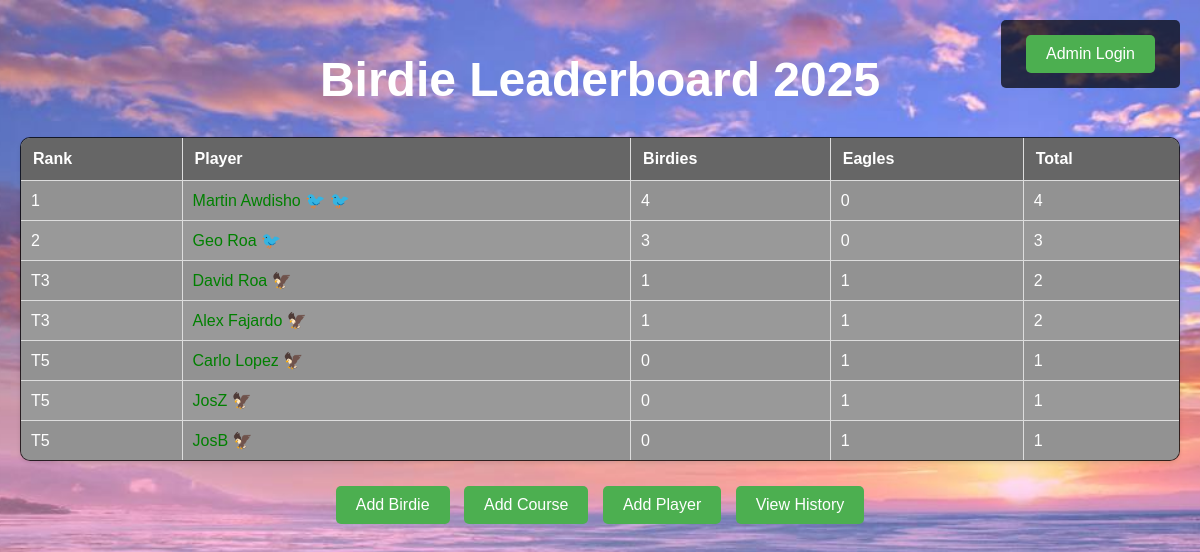
The app's page /leaderboard with its own data.
### models.py (models this page shows, shortened)
class Player(db.Model):
    id = db.Column(db.Integer, primary_key=True)
    name = db.Column(db.String(100), nullable=False)
    has_trophy = db.Column(db.Boolean, default=False)
    permanent_emojis = db.Column(db.String(100), default='')
    birdies = db.relationship('Birdie', backref='player', lazy=True)

### routes.py (the view)
@bp.route("/leaderboard")
def leaderboard():
    current_year = datetime.now().year
    players = Player.query.all()
    player_scores = []
    for player in players:
        birdie_count = Birdie.query.filter_by(
            player_id=player.id,
            year=current_year,
            is_eagle=False
        ).count()
        eagle_count = Birdie.query.filter_by(
            player_id=player.id,
            year=current_year,
            is_eagle=True
        ).count()
        has_trophy = HistoricalTotal.query.filter_by(
            player_id=player.id,
            year=current_year,
            has_trophy=1
        ).first() is not None
        total = birdie_count + eagle_count
        player.birdie_count = birdie_count
        player.eagle_count = eagle_count
        player.total = total
        player.has_trophy = has_trophy  # Add trophy status
        if birdie_count >= 2:
            player.emojis = "🐦" * 2
        elif birdie_count == 1:
            player.emojis = "🐦"
        else:
            player.emojis = ""
        if eagle_count > 0:
            player.emojis += "🦅" * eagle_count
        if has_trophy:
            player.emojis = "🏆" + player.emojis
        player_scores.append(player)
    player_scores.sort(key=lambda x: x.total, reverse=True)
    current_rank = 1
    prev_total = None
    players_at_rank = 0
    for i, player in enumerate(player_scores):
        if i == 0:
            if len(player_scores) > 1 and player.total == player_scores[1].total:
                player.rank = f"T{current_rank}"
            else:
                player.rank = str(current_rank)
        else:
            if player.total == prev_total:
                player.rank = f"T{current_rank}"
            else:
                current_rank = i + 1
                if i < len(player_scores) - 1 and player.total == player_scores[i + 1].total:
                    player.rank = f"T{current_rank}"
                else:
                    player.rank = str(current_rank)
        prev_total = player.total
        print(f"{player.name}: Birdies={player.birdie_count}, Eagles={player.eagle_count}, Emojis={player.emojis}, Rank={player.rank}")
    return render_template("leaderboard.html", players=player_scores, year=current_year)

### templates/leaderboard.html (shortened to what this page needs)
<!DOCTYPE html>
<html lang="en">
<head>
    <link rel="stylesheet" href="{{ url_for('static', filename='styles.css') }}">
</head>
<body>
    <div class="container">
        <div class="admin-login">
            <a href="{{ url_for('main.login') }}" class="button">Admin Login</a>
        </div>
        <h1>Birdie Leaderboard {{ year }}</h1>
        <table>
            <tr>
                <th>Rank</th>
                <th>Player</th>
                <th>Birdies</th>
                <th>Eagles</th>
                <th>Total</th>
            </tr>
            {% for player in players %}
            <tr>
                <td>{{ player.rank }}</td>
                <td>
                    <a href="{{ url_for('main.player_birdie_records', player_id=player.id) }}" style="color: green;">
                        {{ player.name }}
                        {% if player.birdie_count >= 2 %}🐦{% endif %}
                        {% if player.birdie_count >= 4 %}🐦{% endif %}
                        {% if player.eagle_count >= 1 %}🦅{% endif %}
                    </a>
                </td>
                <td>{{ player.birdie_count }}</td>
                <td>{{ player.eagle_count }}</td>
                <td>{{ player.total }}</td>
            </tr>
            {% endfor %}
        </table>
        <div class="button-container">
            <a href="{{ url_for('main.add_birdie') }}" class="button">Add Birdie</a>
            <a href="{{ url_for('main.add_course') }}" class="button">Add Course</a>
            <a href="{{ url_for('main.add_player') }}" class="button">Add Player</a>
            <a href="{{ url_for('main.history') }}" class="button">View History</a>
        </div>
    </div>
</body>
</html>

### static/styles.css (style rules this page uses)
body { margin: 0; padding: 0; font-family: 'Arial', sans-serif; background-color: #f4f4f9; color: #333; font-family: Arial, sans-serif; }
h1 { font-size: 3em; margin-bottom: 20px; color: #4CAF50; text-align: center; }
.button-container { text-align: center; margin-top: 20px; }
.button { display: inline-block; padding: 10px 20px; margin: 5px; background-color: #4CAF50; color: white; text-decoration: none; border-radius: 5px; }
table { width: 100%; border-collapse: collapse; margin: 20px 0; background-color: #fff; box-shadow: 0 2px 4px rgba(0, 0, 0, 0.1); }
th { background-color: #4CAF50; color: white; padding: 12px; text-align: left; font-weight: bold; }
td { padding: 12px; border-bottom: 1px solid #ddd; }
tr:nth-child(even) { background-color: #f2f2f2; }
tr:nth-child(odd) { background-color: #ffffff; }
td, th { padding: 12px 15px; }
table a { color: #2c662d; text-decoration: none; }
table, th, td { border: 1px solid #ddd; }

### records on screen
Player: rank "1", name "Martin Awdisho", birdie_count "4", eagle_count "0", total "4"
Player: rank "2", name "Geo Roa", birdie_count "3", eagle_count "0", total "3"
Player: rank "T3", name "David Roa", birdie_count "1", eagle_count "1", total "2"
Player: rank "T3", name "Alex Fajardo", birdie_count "1", eagle_count "1", total "2"
Player: rank "T5", name "Carlo Lopez", birdie_count "0", eagle_count "1", total "1"
Player: rank "T5", name "JosZ", birdie_count "0", eagle_count "1", total "1"
Player: rank "T5", name "JosB", birdie_count "0", eagle_count "1", total "1"
